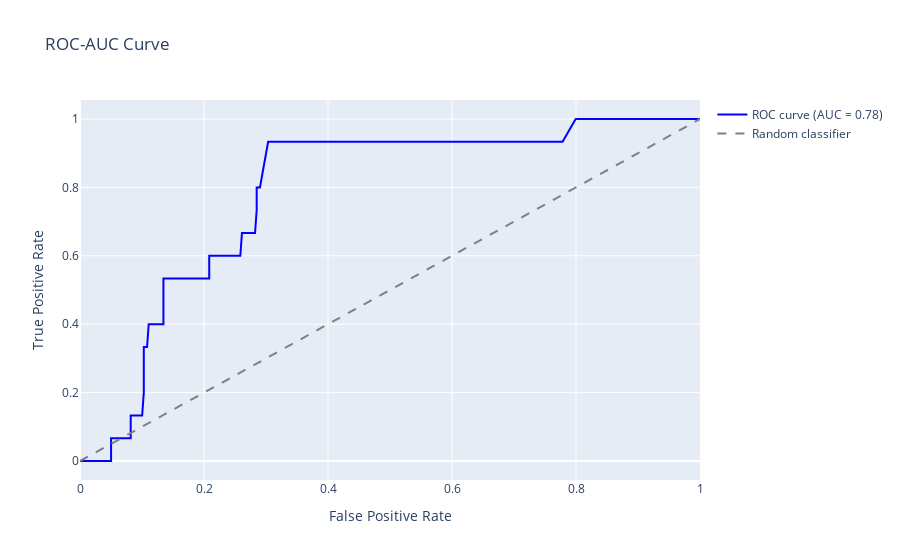
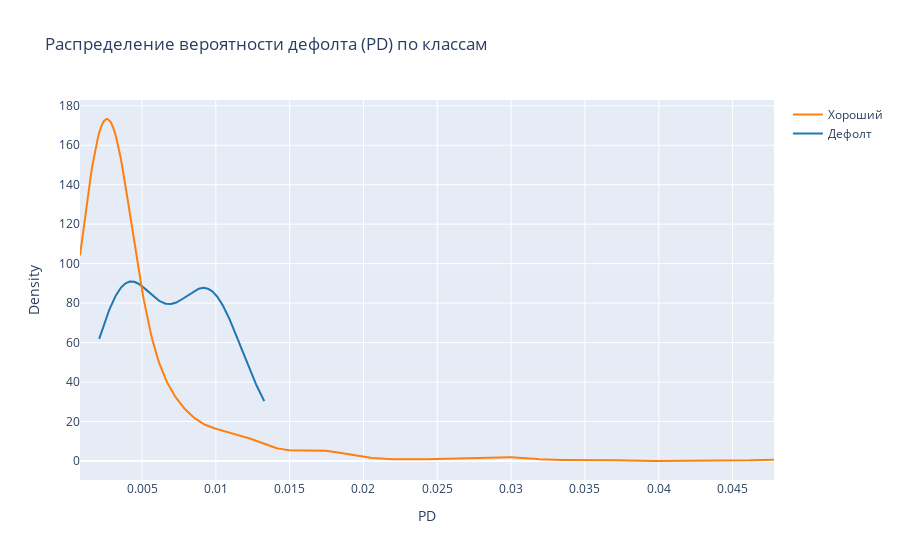
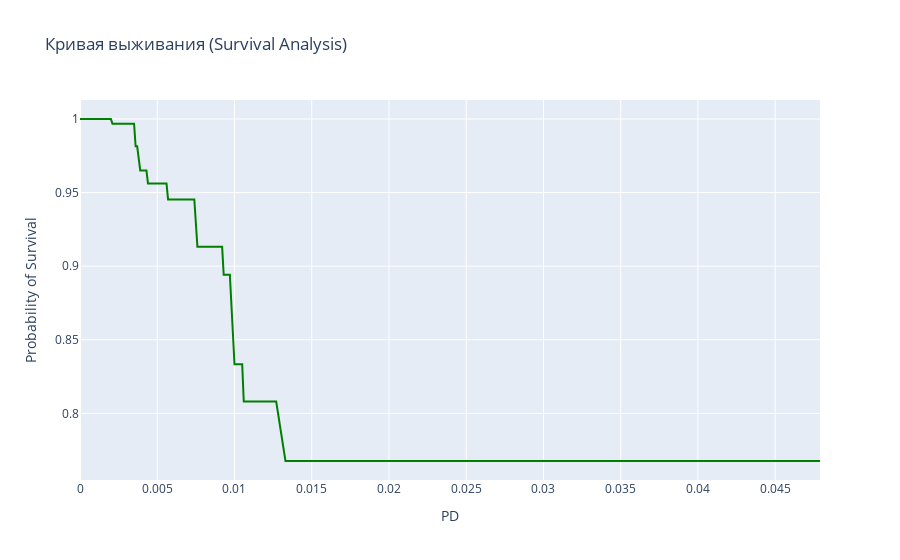

The code cell stored with these charts, in order, in its notebook:
### Code cell
fpr, tpr, _ = roc_curve(data["status"], data["PD"])
roc_auc = auc(fpr, tpr)

# 1. ROC-AUC
roc_fig = go.Figure()
roc_fig.add_trace(go.Scatter(x=fpr, y=tpr, mode="lines", name=f"ROC curve (AUC = {roc_auc:.2f})", line=dict(color="blue")))
roc_fig.add_trace(go.Scatter(x=[0, 1], y=[0, 1], mode="lines", name="Random classifier", line=dict(color="gray", dash="dash")))
roc_fig.update_layout(
    title="ROC-AUC Curve",
    xaxis_title="False Positive Rate",
    yaxis_title="True Positive Rate",
    xaxis=dict(showgrid=True),  # Добавляем сетку для оси X
    yaxis=dict(showgrid=True)   # Добавляем сетку для оси Y
)

# 2. График распределения PD для двух классов
hist_data = [data.loc[data["status"] == 1, "PD"], data.loc[data["status"] == 0, "PD"]]
group_labels = ["Дефолт", "Хороший"]

dist_fig = ff.create_distplot(hist_data, group_labels, show_hist=False, show_rug=False)
dist_fig.update_layout(
    title="Распределение вероятности дефолта (PD) по классам",
    xaxis_title="PD",
    yaxis_title="Density",
    xaxis=dict(showgrid=True),
    yaxis=dict(showgrid=True)
)

# 3. Survival Analysis
kmf = KaplanMeierFitter()
T = data["PD"]
E = data["status"]

kmf.fit(T, event_observed=E, label="Survival Curve")
survival_fig = go.Figure()
survival_fig.add_trace(go.Scatter(x=kmf.survival_function_.index, y=kmf.survival_function_["Survival Curve"], mode="lines", name="Survival Probability", line=dict(color="green")))
survival_fig.update_layout(
    title="Кривая выживания (Survival Analysis)",
    xaxis_title="PD",
    yaxis_title="Probability of Survival",
    xaxis=dict(showgrid=True),
    yaxis=dict(showgrid=True)
)

# Отобразить все графики
roc_fig.show()
dist_fig.show()
survival_fig.show()

### Figure 1 — Plotly figure (JSON) as saved in the notebook; plotly's stock layout.template omitted (floating-point values rounded to 4 significant figures)
{"data": [{"line": {"color": "blue"}, "mode": "lines", "name": "ROC curve (AUC = 0.78)", "type": "scatter", "x": [0, 0.002639, 0.05013, 0.05013, 0.05541, 0.05805, 0.06332, 0.06596, 0.07124, 0.07388, 0.07916, 0.08179, 0.08179, 0.09235, 0.09763, 0.1003, 0.1029, 0.1029, 0.1082, 0.1108, 0.1161, 0.1214, 0.1346, 0.1346, 0.1451, 0.1557, 0.1609, 0.1768, 0.1873, 0.1953, 0.2058, 0.2084, 0.2084, 0.2216, 0.2269, 0.2348, 0.248, 0.2533, 0.2586, 0.2612, 0.2691, 0.2744, 0.2823, 0.285, 0.285, 0.2902, 0.3034, 0.3113, 0.3536, 0.4011, 0.4222, 0.4538, 0.5013, 0.5251, 0.5409, 0.6095, 0.6412, 0.6807, 0.7124, 0.7467, 0.7784, 0.7995, 0.81, 0.8417, 0.8602, 0.876, 0.8971, 0.9367, 0.9631, 0.9789, 0.9842, 0.9868, 0.9947, 1], "y": [0, 0, 0, 0.06667, 0.06667, 0.06667, 0.06667, 0.06667, 0.06667, 0.06667, 0.06667, 0.06667, 0.1333, 0.1333, 0.1333, 0.1333, 0.2, 0.3333, 0.3333, 0.4, 0.4, 0.4, 0.4, 0.5333, 0.5333, 0.5333, 0.5333, 0.5333, 0.5333, 0.5333, 0.5333, 0.5333, 0.6, 0.6, 0.6, 0.6, 0.6, 0.6, 0.6, 0.6667, 0.6667, 0.6667, 0.6667, 0.7333, 0.8, 0.8, 0.9333, 0.9333, 0.9333, 0.9333, 0.9333, 0.9333, 0.9333, 0.9333, 0.9333, 0.9333, 0.9333, 0.9333, 0.9333, 0.9333, 0.9333, 1, 1, 1, 1, 1, 1, 1, 1, 1, 1, 1, 1, 1]}, {"line": {"color": "gray", "dash": "dash"}, "mode": "lines", "name": "Random classifier", "type": "scatter", "x": [0, 1], "y": [0, 1]}], "layout": {"title": {"text": "ROC-AUC Curve"}, "xaxis": {"showgrid": true, "title": {"text": "False Positive Rate"}}, "yaxis": {"showgrid": true, "title": {"text": "True Positive Rate"}}}}

### Figure 2 — Plotly figure (JSON) as saved in the notebook; plotly's stock layout.template omitted (floating-point values rounded to 4 significant figures; data arrays with more than 128 entries replaced by an {"elided": "..."} marker saying what was removed)
{"data": [{"legendgroup": "Дефолт", "marker": {"color": "rgb(31, 119, 180)"}, "mode": "lines", "name": "Дефолт", "showlegend": true, "type": "scatter", "x": {"elided": "500 float values"}, "xaxis": "x", "y": {"elided": "500 float values"}, "yaxis": "y"}, {"legendgroup": "Хороший", "marker": {"color": "rgb(255, 127, 14)"}, "mode": "lines", "name": "Хороший", "showlegend": true, "type": "scatter", "x": {"elided": "500 float values"}, "xaxis": "x", "y": {"elided": "500 float values"}, "yaxis": "y"}], "layout": {"barmode": "overlay", "hovermode": "closest", "legend": {"traceorder": "reversed"}, "title": {"text": "Распределение вероятности дефолта (PD) по классам"}, "xaxis": {"anchor": "y2", "domain": [0, 1], "showgrid": true, "title": {"text": "PD"}, "zeroline": false}, "yaxis": {"anchor": "free", "domain": [0, 1], "position": 0, "showgrid": true, "title": {"text": "Density"}}}}

### Figure 3 — Plotly figure (JSON) as saved in the notebook; plotly's stock layout.template omitted (floating-point values rounded to 4 significant figures)
{"data": [{"line": {"color": "green"}, "mode": "lines", "name": "Survival Probability", "type": "scatter", "x": [0, 0.0008, 0.0009, 0.001, 0.0011, 0.0012, 0.0013, 0.0014, 0.0015, 0.0016, 0.0017, 0.0018, 0.0019, 0.002, 0.0021, 0.0022, 0.0023, 0.0024, 0.0025, 0.0026, 0.0027, 0.0028, 0.0029, 0.003, 0.0031, 0.0032, 0.0033, 0.0034, 0.0035, 0.0036, 0.0037, 0.0038, 0.0039, 0.004, 0.0041, 0.0043, 0.0044, 0.0045, 0.0046, 0.0047, 0.005, 0.0051, 0.0053, 0.0055, 0.0056, 0.0057, 0.0058, 0.0059, 0.0062, 0.0064, 0.0065, 0.0067, 0.0068, 0.0069, 0.007, 0.0071, 0.0072, 0.0073, 0.0074, 0.0076, 0.0078, 0.0079, 0.008, 0.0081, 0.0082, 0.0083, 0.0085, 0.0092, 0.0093, 0.0095, 0.0097, 0.0098, 0.0099, 0.01, 0.0102, 0.0104, 0.0105, 0.0106, 0.0107, 0.0113, 0.0116, 0.0119, 0.0123, 0.0125, 0.0126, 0.0127, 0.0133, 0.0139, 0.0149, 0.0151, 0.0162, 0.0164, 0.0171, 0.0172, 0.0176, 0.0179, 0.018, 0.0191, 0.0217, 0.0253, 0.0272, 0.0286, 0.0301, 0.0303, 0.0353, 0.0479], "y": [1, 1, 1, 1, 1, 1, 1, 1, 1, 1, 1, 1, 1, 1, 0.9969, 0.9969, 0.9969, 0.9969, 0.9969, 0.9969, 0.9969, 0.9969, 0.9969, 0.9969, 0.9969, 0.9969, 0.9969, 0.9969, 0.9969, 0.9814, 0.9814, 0.9732, 0.965, 0.965, 0.965, 0.965, 0.9562, 0.9562, 0.9562, 0.9562, 0.9562, 0.9562, 0.9562, 0.9562, 0.9562, 0.9453, 0.9453, 0.9453, 0.9453, 0.9453, 0.9453, 0.9453, 0.9453, 0.9453, 0.9453, 0.9453, 0.9453, 0.9453, 0.9453, 0.9133, 0.9133, 0.9133, 0.9133, 0.9133, 0.9133, 0.9133, 0.9133, 0.9133, 0.8943, 0.8943, 0.8943, 0.8739, 0.8536, 0.8333, 0.8333, 0.8333, 0.8333, 0.808, 0.808, 0.808, 0.808, 0.808, 0.808, 0.808, 0.808, 0.808, 0.7676, 0.7676, 0.7676, 0.7676, 0.7676, 0.7676, 0.7676, 0.7676, 0.7676, 0.7676, 0.7676, 0.7676, 0.7676, 0.7676, 0.7676, 0.7676, 0.7676, 0.7676, 0.7676, 0.7676]}], "layout": {"title": {"text": "Кривая выживания (Survival Analysis)"}, "xaxis": {"showgrid": true, "title": {"text": "PD"}}, "yaxis": {"showgrid": true, "title": {"text": "Probability of Survival"}}}}
